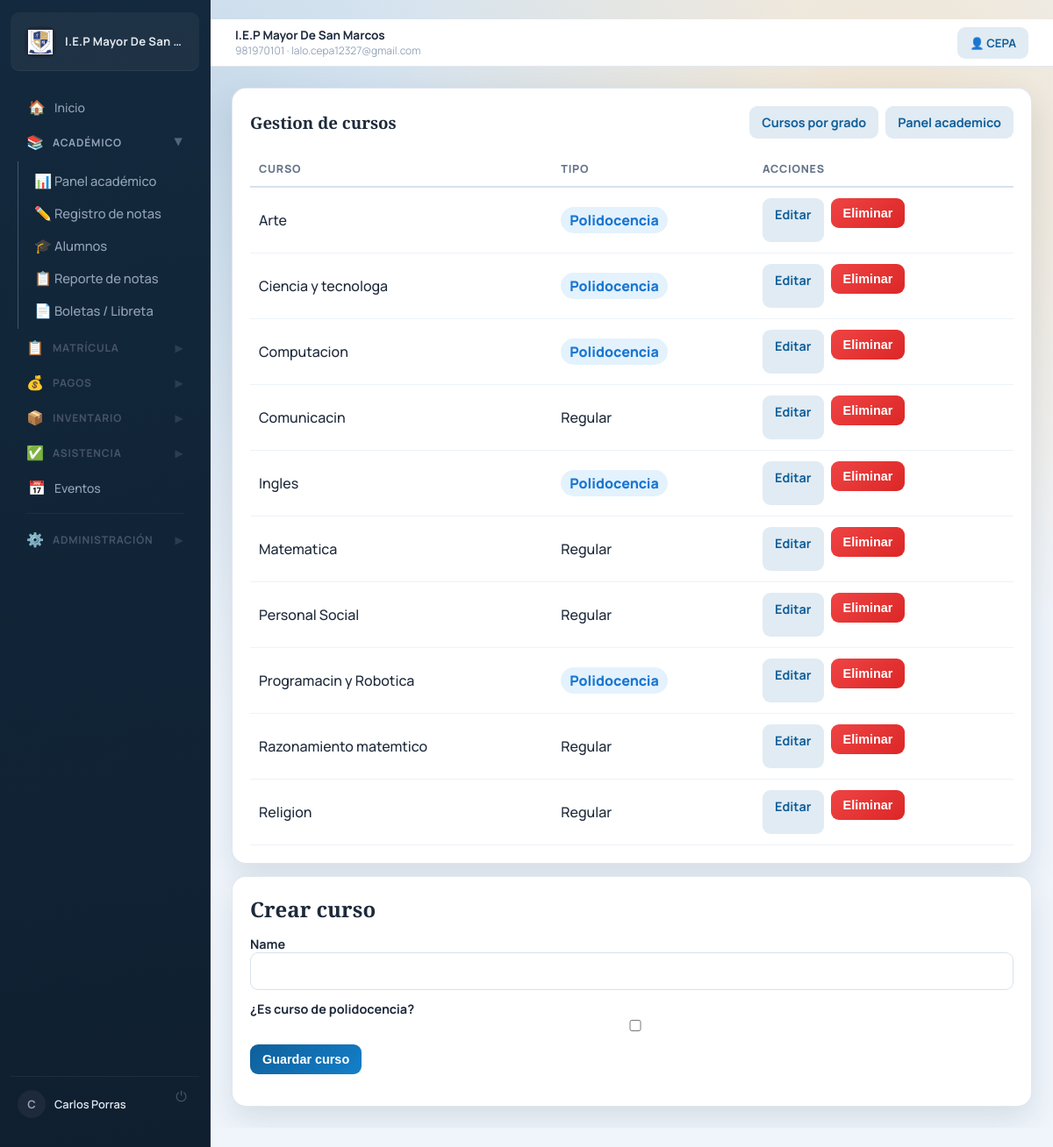
Page /grades/courses/ (signed in) on the committed database.
### schools/models.py (models this page shows, shortened)
class School(models.Model):
    name = models.CharField(max_length=255)
    logo = models.FileField(upload_to='school_logos/', blank=True, null=True)
    address = models.TextField()
    phone = models.CharField(max_length=20)
    email = models.EmailField()
    ruc = models.CharField(max_length=11, blank=True, null=True, verbose_name="RUC")
    pension_price = models.DecimalField(max_digits=10, decimal_places=2, default=200.00, verbose_name="Costo de Pension")
    enrollment_price = models.DecimalField(max_digits=10, decimal_places=2, default=300.00, verbose_name="Costo de Matricula")
    supplies_price = models.DecimalField(max_digits=10, decimal_places=2, default=50.00, verbose_name="Costo de Material Escolar")
    created_at = models.DateTimeField(auto_now_add=True)

### accounts/models.py (models this page shows, shortened)
class User(AbstractUser):
    ROLE_CHOICES = (
        ('admin', 'Administrador'),
        ('director', 'Director'),
        ('teacher', 'Docente'),
        ('secretary', 'Secretaria'),
        ('parent', 'Padre'),
    )
    role = models.CharField(max_length=20, choices=ROLE_CHOICES)
    phone = models.CharField(max_length=15, blank=True, null=True)
    profile_picture = models.ImageField(upload_to='profile_pics/', blank=True, null=True, verbose_name='Foto de Perfil')
    teaching_grade = models.ForeignKey(
        'academic.Grade',
        on_delete=models.SET_NULL,
        blank=True,
        null=True,
        related_name='teachers',
    )
    teaching_section = models.ForeignKey(
        'academic.Section',
        on_delete=models.SET_NULL,
        blank=True,
        null=True,
        related_name='teachers_by_section',
    )
    is_polyteacher = models.BooleanField(default=False, verbose_name='Es polidocente')
    poly_course = models.ForeignKey(
        'academic.Course',
        on_delete=models.SET_NULL,
        blank=True,
        null=True,
        related_name='poly_teachers_assigned',
        verbose_name='Curso de polidocencia',
    )
    teaching_courses = models.ManyToManyField(
        'academic.Course',
        blank=True,
        related_name='poly_teachers',
        verbose_name='Cursos que ensena (polidocente) - MULTIPLES',
    )
    teaching_grades = models.ManyToManyField(
        'academic.Grade',
        blank=True,
        related_name='poly_teachers_grades',
        verbose_name='Grados que ensena (polidocente)',
    )
    teaching_sections = models.ManyToManyField(
        'academic.Section',
        blank=True,
        related_name='poly_teachers_sections',
        verbose_name='Secciones que ensena (polidocente)',
    )

### academic/models.py (models this page shows, shortened)
class Course(models.Model):
    name = models.CharField(max_length=100)
    is_poly_course = models.BooleanField(default=False, verbose_name="¿Es curso de polidocencia?")
    grades = models.ManyToManyField(
        Grade,
        blank=True,
        related_name='courses',
        verbose_name='Grados',
    )

### academic/views.py (the view)
# urls.py: path('courses/', course_management, name='course_management'),
@role_required('admin', 'director')
def course_management(request):
    edit_course = None
    edit_id = request.GET.get('edit_course')
    if edit_id:
        edit_course = get_object_or_404(Course, id=edit_id)
    if request.method == 'POST':
        course_form = CourseForm(request.POST, instance=edit_course)
        if course_form.is_valid():
            course = course_form.save()
            if edit_course:
                messages.success(request, f"Curso '{course.name}' actualizado.")
            else:
                messages.success(request, f"Curso '{course.name}' creado correctamente.")
            return redirect('course_management')
    else:
        course_form = CourseForm(instance=edit_course)
    courses = Course.objects.order_by('name')
    context = {
        'course_form': course_form,
        'courses': courses,
        'edit_course': edit_course,
    }
    return render(request, 'academic/course_management.html', context)

### academic/templates/academic/course_management.html (shortened to what this page needs)
﻿{% extends 'base.html' %}
{% block content %}
<section class="card">
    <div class="section-head">
        <h1>Gestion de cursos</h1>
        <div class="action-row">
            <a href="{% url 'course_grade_matrix' %}" class="btn btn-subtle">Cursos por grado</a>
            <a href="{% url 'academic_dashboard' %}" class="btn btn-subtle">Panel academico</a>
        </div>
    </div>
    <div class="table-wrap">
        <table>
            <thead>
                <tr>
                    <th>Curso</th>
                    <th>Tipo</th>
                    <th>Acciones</th>
                </tr>
            </thead>
            <tbody>
                {% for course in courses %}
                    <tr {% if edit_course.id == course.id %}style="background-color: #fffde7;"{% endif %}>
                        <td>{{ course.name }}</td>
                        <td>
                            {% if course.is_poly_course %}
                                <span class="badge" style="background-color: #e3f2fd; color: #1976d2;">Polidocencia</span>
                            {% else %}
                                <span>Regular</span>
                            {% endif %}
                        </td>
                        <td>
                            <div class="action-row" style="gap: 8px;">
                                <a href="?edit_course={{ course.id }}#course-form-section" class="btn btn-subtle btn-sm">Editar</a>
                                <form method="post" action="{% url 'delete_course' course.id %}" style="display: inline;" onsubmit="return confirm('¿Eliminar el curso {{ course.name }}?');">
                                    <button type="submit" class="btn btn-danger btn-sm">Eliminar</button>
                                </form>
                            </div>
                        </td>
                    </tr>
                {% empty %}
                    <tr><td colspan="3">No hay cursos registrados.</td></tr>
                {% endfor %}
            </tbody>
        </table>
    </div>
</section>
<section class="card" style="margin-top: 14px;" id="course-form-section">
    <div class="section-head">
        <h2>{% if edit_course %}Editar curso: {{ edit_course.name }}{% else %}Crear curso{% endif %}</h2>
    </div>
    <form method="post" class="form-grid">
        {% for field in course_form %}
            <div>
                <label for="{{ field.id_for_label }}">{{ field.label }}</label>
                {{ field }}
            </div>
        {% endfor %}
        <div class="action-row">
            <button type="submit" class="btn btn-primary">{% if edit_course %}Actualizar curso{% else %}Guardar curso{% endif %}</button>
        </div>
    </form>
</section>
{% endblock %}

### accounts/templates/base.html (shortened to what this page needs)
{% load static %}
<!DOCTYPE html>
<html lang="es">
<head>
    <link rel="stylesheet" href="{% static 'accounts/site.css' %}?v=20260222-6">
</head>
<body data-url-name="{{ request.resolver_match.url_name }}">
    {% if request.user.is_authenticated %}
    <div class="app-shell">
        <aside class="sidebar" id="sidebar">
            <a class="brand" href="{% url 'dashboard' %}">
                <span class="brand-media">
                    {% if system_school and system_school.logo %}
                        <img class="brand-logo" src="{{ system_school.logo.url }}" alt="Logo">
                    {% else %}
                        <span class="brand-mark">GE</span>
                    {% endif %}
                </span>
                <span class="brand-text">{{ system_school.name|default:"Gestión Escolar" }}</span>
            </a>
            <nav class="side-menu">
                {% if request.user.role == 'teacher' and not request.user.is_superuser %}
                    <a href="{% url 'teacher_dashboard' %}" {% if request.resolver_match.url_name == 'teacher_dashboard' %}class="active"{% endif %}>
                        <span class="nav-icon">🏠</span> Inicio
                    </a>
                {% elif request.user.role == 'secretary' and not request.user.is_superuser %}
                    <a href="{% url 'secretary_dashboard' %}" {% if request.resolver_match.url_name == 'secretary_dashboard' %}class="active"{% endif %}>
                        <span class="nav-icon">🏠</span> Inicio
                    </a>
                {% else %}
                    <a href="{% url 'dashboard' %}" {% if request.resolver_match.url_name == 'dashboard' %}class="active"{% endif %}>
                        <span class="nav-icon">🏠</span> Inicio
                    </a>
                {% endif %}
                {% if request.user.role != 'parent' and request.user.role != 'secretary' or request.user.is_superuser %}
                <details class="menu-group" data-urls="academic_dashboard course_management grade_management section_management teacher_competency_gradebook student_list grade_list course_report period_report report_card student_report">
                    <summary>
                        <span class="nav-icon">📚</span> Académico
                        <span class="chevron">▶</span>
                    </summary>
                    <div class="menu-links">
                        {% if request.user.role == 'admin' or request.user.role == 'director' or request.user.is_superuser %}
                            <a href="{% url 'academic_dashboard' %}" {% if request.resolver_match.url_name == 'academic_dashboard' %}class="active"{% endif %}>
                                <span class="nav-icon">📊</span> Panel académico
                            </a>
                        {% endif %}
                        <a href="{% url 'teacher_competency_gradebook' %}" {% if request.resolver_match.url_name == 'teacher_competency_gradebook' %}class="active"{% endif %}>
                            <span class="nav-icon">✏️</span> Registro de notas
                        </a>
                        <a href="{% url 'student_list' %}" {% if request.resolver_match.url_name == 'student_list' %}class="active"{% endif %}>
                            <span class="nav-icon">🎓</span> {% if request.user.role == 'teacher' and not request.user.is_superuser %}Mis alumnos{% else %}Alumnos{% endif %}
                        </a>
                        <a href="{% url 'grade_list' %}" {% if request.resolver_match.url_name == 'grade_list' %}class="active"{% endif %}>
                            <span class="nav-icon">📋</span> Reporte de notas
                        </a>
                        <a href="{% url 'report_card' %}" {% if request.resolver_match.url_name == 'report_card' %}class="active"{% endif %}>
                            <span class="nav-icon">📄</span> Boletas / Libreta
                        </a>
                    </div>
                </details>
                {% endif %}
                {% if request.user.role == 'admin' or request.user.role == 'director' or request.user.role == 'secretary' or request.user.is_superuser %}
                <details class="menu-group" data-urls="enrollment_dashboard enrollment_list enrollment_detail enrollment_renew enrollment_history">
                    <summary>
                        <span class="nav-icon">📋</span> Matrícula
                        <span class="chevron">▶</span>
                    </summary>
                </details>
                {% endif %}
                {% if request.user.role == 'admin' or request.user.role == 'director' or request.user.role == 'secretary' or request.user.role == 'parent' or request.user.is_superuser %}
                <details class="menu-group" data-urls="account_status payment_history finance_dashboard payment_create debtors_report monthly_report cash_report secretary_dashboard">
                    <summary>
                        <span class="nav-icon">💰</span> Pagos
                        <span class="chevron">▶</span>
                    </summary>
                </details>
                {% endif %}
                {% if request.user.role == 'admin' or request.user.role == 'director' or request.user.role == 'secretary' or request.user.is_superuser %}
                <details class="menu-group" data-urls="inventory_list product_create product_edit stock_adjust inventory_sale movement_history movement_history_product">
                    <summary>
                        <span class="nav-icon">📦</span> Inventario
                        <span class="chevron">▶</span>
                    </summary>
                </details>
                {% endif %}
                {% if request.user.role != 'parent' and request.user.role != 'secretary' or request.user.is_superuser %}
                <details class="menu-group" data-urls="attendance_dashboard attendance_take attendance_student_history attendance_course_report">
                    <summary>
                        <span class="nav-icon">✅</span> Asistencia
                        <span class="chevron">▶</span>
                    </summary>
                </details>
                {% endif %}
                {% if request.user.role == 'admin' or request.user.role == 'director' or request.user.role == 'teacher' or request.user.is_superuser %}
                <a href="{% url 'events:calendar' %}" {% if request.resolver_match.app_name == 'events' %}class="active"{% endif %}>
                    <span class="nav-icon">📅</span> Eventos
                </a>
                {% endif %}
                {% if request.user.role == 'admin' or request.user.role == 'director' or request.user.is_superuser %}
                <div class="side-divider"></div>
                <details class="menu-group" data-urls="user_management roles_permissions system_config activity_logs">
                    <summary>
                        <span class="nav-icon">⚙️</span> Administración
                        <span class="chevron">▶</span>
                    </summary>
                </details>
                {% endif %}
            </nav>
            <div class="sidebar-footer">
                <div class="user-avatar">{{ request.user.username|first|upper }}</div>
                <div class="user-info">
                    <strong>{{ request.user.get_full_name|default:request.user.username }}</strong>
                </div>
                <form method="post" action="{% url 'logout' %}">
                    <button class="logout-btn" type="submit" title="Cerrar sesión">⏻</button>
                </form>
            </div>
        </aside>
        <section class="workspace">
            <header class="topbar">
                {% if system_school %}
                    <div class="school-meta">
                        <strong>{{ system_school.name }}</strong>
                        <span>{{ system_school.phone }}{% if system_school.email %} · {{ system_school.email }}{% endif %}</span>
                    </div>
                {% else %}
                    <div></div>
                {% endif %}
                <a href="{% url 'user_profile' %}" class="btn btn-subtle" style="font-size:0.82rem;">
                    👤 {{ request.user.username }}
                </a>
            </header>
    {% endif %}
            <main class="container{% if not request.user.is_authenticated %} container-auth{% endif %}">
                {% block content %}{% endblock %}
            </main>
    {% if request.user.is_authenticated %}
        </section>
    </div>
    {% endif %}
</body>
</html>

### rows in the picture
School: logo (picture), name "I.E.P Mayor De San…", name "I.E.P Mayor De San Marcos", phone "981970101", email "lalo.cepa12327@gmail.com"
User: user.username|first "C", user.get_full_name "Carlos Porras", user.username "CEPA"
Course: name "Arte", is_poly_course "Polidocencia"
Course: name "Ciencia y tecnologa", is_poly_course "Polidocencia"
Course: name "Computacion", is_poly_course "Polidocencia"
Course: name "Comunicacin", is_poly_course "Regular"
Course: name "Ingles", is_poly_course "Polidocencia"
Course: name "Matematica", is_poly_course "Regular"
Course: name "Personal Social", is_poly_course "Regular"
Course: name "Programacin y Robotica", is_poly_course "Polidocencia"
Course: name "Razonamiento matemtico", is_poly_course "Regular"
Course: name "Religion", is_poly_course "Regular"

### other values in the picture
{{ field.label }} "Name" "¿Es curso de polidocencia?"
